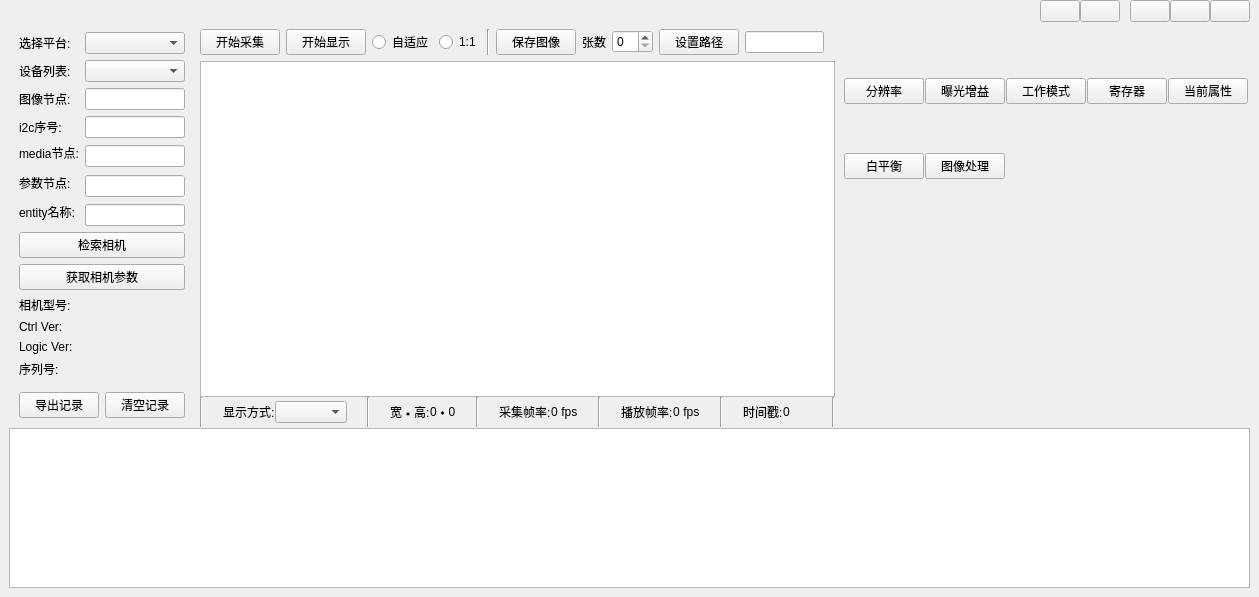
<?xml version="1.0" encoding="UTF-8"?>
<ui version="4.0">
 <class>MainWidget</class>
 <widget class="QWidget" name="MainWidget">
  <property name="geometry">
   <rect>
    <x>0</x>
    <y>0</y>
    <width>1259</width>
    <height>597</height>
   </rect>
  </property>
  <property name="windowTitle">
   <string>Widget</string>
  </property>
  <layout class="QVBoxLayout" name="verticalLayout_7">
   <property name="spacing">
    <number>0</number>
   </property>
   <property name="leftMargin">
    <number>0</number>
   </property>
   <property name="topMargin">
    <number>0</number>
   </property>
   <property name="rightMargin">
    <number>0</number>
   </property>
   <property name="bottomMargin">
    <number>0</number>
   </property>
   <item>
    <widget class="QWidget" name="widgetMain" native="true">
     <layout class="QVBoxLayout" name="verticalLayout_3">
      <property name="spacing">
       <number>0</number>
      </property>
      <property name="topMargin">
       <number>0</number>
      </property>
      <item>
       <widget class="QWidget" name="widgetTitle" native="true">
        <layout class="QHBoxLayout" name="horizontalLayout_10">
         <property name="spacing">
          <number>0</number>
         </property>
         <property name="leftMargin">
          <number>0</number>
         </property>
         <property name="topMargin">
          <number>0</number>
         </property>
         <property name="rightMargin">
          <number>0</number>
         </property>
         <property name="bottomMargin">
          <number>0</number>
         </property>
         <item>
          <widget class="QWidget" name="widget_3" native="true">
           <layout class="QHBoxLayout" name="horizontalLayout_13">
            <property name="spacing">
             <number>20</number>
            </property>
            <property name="leftMargin">
             <number>0</number>
            </property>
            <property name="topMargin">
             <number>2</number>
            </property>
            <property name="rightMargin">
             <number>0</number>
            </property>
            <property name="bottomMargin">
             <number>2</number>
            </property>
            <item>
             <widget class="QLabel" name="labelIcon">
              <property name="text">
               <string/>
              </property>
             </widget>
            </item>
            <item>
             <widget class="QLabel" name="labelTitle">
              <property name="text">
               <string/>
              </property>
             </widget>
            </item>
           </layout>
          </widget>
         </item>
         <item>
          <spacer name="horizontalSpacer_3">
           <property name="orientation">
            <enum>Qt::Horizontal</enum>
           </property>
           <property name="sizeHint" stdset="0">
            <size>
             <width>550</width>
             <height>20</height>
            </size>
           </property>
          </spacer>
         </item>
         <item>
          <widget class="QWidget" name="widget_2" native="true">
           <layout class="QHBoxLayout" name="horizontalLayout">
            <property name="spacing">
             <number>0</number>
            </property>
            <property name="leftMargin">
             <number>0</number>
            </property>
            <property name="topMargin">
             <number>0</number>
            </property>
            <property name="rightMargin">
             <number>10</number>
            </property>
            <property name="bottomMargin">
             <number>0</number>
            </property>
            <item>
             <widget class="QPushButton" name="pushButtonTrans">
              <property name="text">
               <string/>
              </property>
             </widget>
            </item>
            <item>
             <widget class="QPushButton" name="pushButtonHelp">
              <property name="text">
               <string/>
              </property>
             </widget>
            </item>
           </layout>
          </widget>
         </item>
         <item>
          <widget class="QPushButton" name="pushButtonMin">
           <property name="text">
            <string/>
           </property>
          </widget>
         </item>
         <item>
          <widget class="QPushButton" name="pushButtonMax">
           <property name="text">
            <string/>
           </property>
          </widget>
         </item>
         <item>
          <widget class="QPushButton" name="pushButtonClose">
           <property name="text">
            <string/>
           </property>
          </widget>
         </item>
        </layout>
       </widget>
      </item>
      <item>
       <widget class="QWidget" name="widgetBody" native="true">
        <layout class="QHBoxLayout" name="horizontalLayout_12">
         <property name="spacing">
          <number>6</number>
         </property>
         <property name="leftMargin">
          <number>1</number>
         </property>
         <property name="topMargin">
          <number>1</number>
         </property>
         <property name="rightMargin">
          <number>1</number>
         </property>
         <property name="bottomMargin">
          <number>1</number>
         </property>
         <item>
          <widget class="QWidget" name="widgetLeft" native="true">
           <property name="minimumSize">
            <size>
             <width>0</width>
             <height>0</height>
            </size>
           </property>
           <layout class="QVBoxLayout" name="verticalLayout">
            <item>
             <widget class="QWidget" name="widget_4" native="true">
              <layout class="QGridLayout" name="gridLayout_2">
               <property name="leftMargin">
                <number>0</number>
               </property>
               <property name="topMargin">
                <number>0</number>
               </property>
               <property name="rightMargin">
                <number>0</number>
               </property>
               <property name="bottomMargin">
                <number>0</number>
               </property>
               <item row="0" column="0">
                <widget class="QLabel" name="labelPlatform">
                 <property name="text">
                  <string>选择平台:</string>
                 </property>
                </widget>
               </item>
               <item row="1" column="0">
                <widget class="QLabel" name="labelDevList">
                 <property name="text">
                  <string>设备列表:</string>
                 </property>
                </widget>
               </item>
               <item row="2" column="0">
                <widget class="QLabel" name="labelVideo">
                 <property name="text">
                  <string>图像节点:</string>
                 </property>
                 <property name="alignment">
                  <set>Qt::AlignLeading|Qt::AlignLeft|Qt::AlignVCenter</set>
                 </property>
                </widget>
               </item>
               <item row="2" column="2">
                <widget class="QLineEdit" name="lineEditVideoNode"/>
               </item>
               <item row="3" column="0">
                <widget class="QLabel" name="labelI2cBus">
                 <property name="text">
                  <string>i2c序号:</string>
                 </property>
                 <property name="alignment">
                  <set>Qt::AlignLeading|Qt::AlignLeft|Qt::AlignVCenter</set>
                 </property>
                </widget>
               </item>
               <item row="3" column="2">
                <widget class="QLineEdit" name="lineEditI2cBus"/>
               </item>
               <item row="4" column="0" colspan="2">
                <widget class="QLabel" name="labelMediaNode">
                 <property name="text">
                  <string>media节点:</string>
                 </property>
                 <property name="alignment">
                  <set>Qt::AlignLeading|Qt::AlignLeft|Qt::AlignVCenter</set>
                 </property>
                </widget>
               </item>
               <item row="4" column="2" rowspan="2">
                <widget class="QLineEdit" name="lineEditMediaNode"/>
               </item>
               <item row="6" column="2" rowspan="2">
                <widget class="QLineEdit" name="lineEditSubNode"/>
               </item>
               <item row="7" column="0" rowspan="2" colspan="2">
                <widget class="QLabel" name="labelEntityName">
                 <property name="text">
                  <string>entity名称:</string>
                 </property>
                 <property name="alignment">
                  <set>Qt::AlignLeading|Qt::AlignLeft|Qt::AlignVCenter</set>
                 </property>
                </widget>
               </item>
               <item row="8" column="2">
                <widget class="QLineEdit" name="lineEditEntityName"/>
               </item>
               <item row="0" column="2">
                <widget class="QComboBox" name="comboBoxPlatform"/>
               </item>
               <item row="1" column="2">
                <widget class="QComboBox" name="comboBoxDev"/>
               </item>
               <item row="6" column="0">
                <widget class="QLabel" name="labelSubNode">
                 <property name="text">
                  <string>参数节点:</string>
                 </property>
                 <property name="alignment">
                  <set>Qt::AlignLeading|Qt::AlignLeft|Qt::AlignVCenter</set>
                 </property>
                </widget>
               </item>
              </layout>
             </widget>
            </item>
            <item>
             <layout class="QHBoxLayout" name="horizontalLayout_4">
              <item>
               <widget class="QPushButton" name="pushButtonSearchCamera">
                <property name="text">
                 <string>检索相机</string>
                </property>
               </widget>
              </item>
             </layout>
            </item>
            <item>
             <widget class="QPushButton" name="pushButtonGetCamParam">
              <property name="text">
               <string>获取相机参数</string>
              </property>
             </widget>
            </item>
            <item>
             <layout class="QHBoxLayout" name="horizontalLayout_6">
              <item>
               <widget class="QLabel" name="labelModel">
                <property name="text">
                 <string>相机型号:</string>
                </property>
               </widget>
              </item>
              <item>
               <widget class="QLabel" name="label_model">
                <property name="text">
                 <string/>
                </property>
               </widget>
              </item>
             </layout>
            </item>
            <item>
             <layout class="QHBoxLayout" name="horizontalLayout_28">
              <item>
               <widget class="QLabel" name="labelControlVersion">
                <property name="text">
                 <string>Ctrl Ver:</string>
                </property>
                <property name="alignment">
                 <set>Qt::AlignLeading|Qt::AlignLeft|Qt::AlignVCenter</set>
                </property>
               </widget>
              </item>
              <item>
               <widget class="QLabel" name="label_control_version">
                <property name="text">
                 <string/>
                </property>
               </widget>
              </item>
             </layout>
            </item>
            <item>
             <layout class="QHBoxLayout" name="horizontalLayout_30">
              <item>
               <widget class="QLabel" name="labelLogincVersion">
                <property name="text">
                 <string>Logic Ver:</string>
                </property>
                <property name="alignment">
                 <set>Qt::AlignLeading|Qt::AlignLeft|Qt::AlignVCenter</set>
                </property>
               </widget>
              </item>
              <item>
               <widget class="QLabel" name="label_logic_version">
                <property name="text">
                 <string/>
                </property>
               </widget>
              </item>
             </layout>
            </item>
            <item>
             <layout class="QHBoxLayout" name="horizontalLayout_29">
              <item>
               <widget class="QLabel" name="labelSerialNum">
                <property name="text">
                 <string>序列号:</string>
                </property>
                <property name="alignment">
                 <set>Qt::AlignLeading|Qt::AlignLeft|Qt::AlignVCenter</set>
                </property>
               </widget>
              </item>
              <item>
               <widget class="QLabel" name="label_serialno">
                <property name="text">
                 <string/>
                </property>
               </widget>
              </item>
             </layout>
            </item>
            <item>
             <spacer name="verticalSpacer">
              <property name="orientation">
               <enum>Qt::Vertical</enum>
              </property>
              <property name="sizeHint" stdset="0">
               <size>
                <width>20</width>
                <height>40</height>
               </size>
              </property>
             </spacer>
            </item>
            <item>
             <layout class="QHBoxLayout" name="horizontalLayout_16">
              <item>
               <widget class="QPushButton" name="pushButtonExportOptLog">
                <property name="text">
                 <string>导出记录</string>
                </property>
               </widget>
              </item>
              <item>
               <widget class="QPushButton" name="pushButtonCleanOptLog">
                <property name="text">
                 <string>清空记录</string>
                </property>
               </widget>
              </item>
             </layout>
            </item>
           </layout>
          </widget>
         </item>
         <item>
          <widget class="QWidget" name="widgetCenter" native="true">
           <layout class="QVBoxLayout" name="verticalLayout3">
            <property name="spacing">
             <number>6</number>
            </property>
            <property name="leftMargin">
             <number>0</number>
            </property>
            <property name="topMargin">
             <number>6</number>
            </property>
            <property name="rightMargin">
             <number>0</number>
            </property>
            <property name="bottomMargin">
             <number>0</number>
            </property>
            <item>
             <widget class="QWidget" name="widget" native="true">
              <layout class="QHBoxLayout" name="horizontalLayout_8">
               <property name="leftMargin">
                <number>0</number>
               </property>
               <property name="topMargin">
                <number>0</number>
               </property>
               <property name="rightMargin">
                <number>0</number>
               </property>
               <property name="bottomMargin">
                <number>0</number>
               </property>
               <item>
                <widget class="QPushButton" name="pushButtonCapture">
                 <property name="text">
                  <string>开始采集</string>
                 </property>
                </widget>
               </item>
               <item>
                <widget class="QPushButton" name="pushButtonShow">
                 <property name="text">
                  <string>开始显示</string>
                 </property>
                </widget>
               </item>
               <item>
                <widget class="QRadioButton" name="radioButton_adaptive">
                 <property name="text">
                  <string>自适应</string>
                 </property>
                </widget>
               </item>
               <item>
                <widget class="QRadioButton" name="radioButton_src">
                 <property name="text">
                  <string>1:1</string>
                 </property>
                </widget>
               </item>
               <item>
                <widget class="Line" name="line_1">
                 <property name="orientation">
                  <enum>Qt::Vertical</enum>
                 </property>
                </widget>
               </item>
               <item>
                <widget class="QPushButton" name="pushButtonSaveImg">
                 <property name="text">
                  <string>保存图像</string>
                 </property>
                </widget>
               </item>
               <item>
                <widget class="QLabel" name="label_2">
                 <property name="text">
                  <string>张数</string>
                 </property>
                </widget>
               </item>
               <item>
                <widget class="QSpinBox" name="spinBoxSaveCount"/>
               </item>
               <item>
                <widget class="QPushButton" name="pushButtonSavePath">
                 <property name="text">
                  <string>设置路径</string>
                 </property>
                </widget>
               </item>
               <item>
                <widget class="QLineEdit" name="lineEditSavePath"/>
               </item>
               <item>
                <spacer name="horizontalSpacer">
                 <property name="orientation">
                  <enum>Qt::Horizontal</enum>
                 </property>
                 <property name="sizeHint" stdset="0">
                  <size>
                   <width>40</width>
                   <height>20</height>
                  </size>
                 </property>
                </spacer>
               </item>
              </layout>
             </widget>
            </item>
            <item>
             <widget class="QWidget" name="widget_Img" native="true">
              <property name="minimumSize">
               <size>
                <width>300</width>
                <height>300</height>
               </size>
              </property>
              <layout class="QVBoxLayout" name="verticalLayout_2">
               <property name="spacing">
                <number>0</number>
               </property>
               <property name="leftMargin">
                <number>0</number>
               </property>
               <property name="topMargin">
                <number>0</number>
               </property>
               <property name="rightMargin">
                <number>0</number>
               </property>
               <property name="bottomMargin">
                <number>0</number>
               </property>
               <item>
                <widget class="QWidget" name="widgetGV" native="true">
                 <layout class="QVBoxLayout" name="verticalLayout_4">
                  <property name="spacing">
                   <number>0</number>
                  </property>
                  <property name="leftMargin">
                   <number>0</number>
                  </property>
                  <property name="topMargin">
                   <number>0</number>
                  </property>
                  <property name="rightMargin">
                   <number>0</number>
                  </property>
                  <property name="bottomMargin">
                   <number>0</number>
                  </property>
                  <item>
                   <widget class="QGraphicsView" name="graphicsView">
                    <property name="backgroundBrush">
                     <brush brushstyle="SolidPattern">
                      <color alpha="255">
                       <red>127</red>
                       <green>127</green>
                       <blue>127</blue>
                      </color>
                     </brush>
                    </property>
                   </widget>
                  </item>
                 </layout>
                </widget>
               </item>
               <item>
                <widget class="QWidget" name="widgetstatus" native="true">
                 <property name="minimumSize">
                  <size>
                   <width>0</width>
                   <height>30</height>
                  </size>
                 </property>
                 <property name="maximumSize">
                  <size>
                   <width>16777215</width>
                   <height>30</height>
                  </size>
                 </property>
                 <layout class="QHBoxLayout" name="horizontalLayout_15">
                  <property name="spacing">
                   <number>20</number>
                  </property>
                  <property name="leftMargin">
                   <number>0</number>
                  </property>
                  <property name="topMargin">
                   <number>0</number>
                  </property>
                  <property name="rightMargin">
                   <number>0</number>
                  </property>
                  <property name="bottomMargin">
                   <number>0</number>
                  </property>
                  <item>
                   <widget class="Line" name="line_2">
                    <property name="orientation">
                     <enum>Qt::Vertical</enum>
                    </property>
                   </widget>
                  </item>
                  <item>
                   <layout class="QHBoxLayout" name="horizontalLayout_7">
                    <property name="spacing">
                     <number>0</number>
                    </property>
                    <item>
                     <widget class="QLabel" name="label">
                      <property name="text">
                       <string>显示方式:</string>
                      </property>
                     </widget>
                    </item>
                    <item>
                     <widget class="QComboBox" name="comboBox_showFPS"/>
                    </item>
                   </layout>
                  </item>
                  <item>
                   <widget class="Line" name="line_7">
                    <property name="orientation">
                     <enum>Qt::Vertical</enum>
                    </property>
                   </widget>
                  </item>
                  <item>
                   <layout class="QHBoxLayout" name="horizontalLayout14">
                    <property name="spacing">
                     <number>0</number>
                    </property>
                    <item>
                     <widget class="QLabel" name="label7">
                      <property name="text">
                       <string>宽∗高:</string>
                      </property>
                     </widget>
                    </item>
                    <item>
                     <widget class="QLabel" name="labelRES">
                      <property name="text">
                       <string>0∗0</string>
                      </property>
                     </widget>
                    </item>
                   </layout>
                  </item>
                  <item>
                   <widget class="Line" name="line_3">
                    <property name="orientation">
                     <enum>Qt::Vertical</enum>
                    </property>
                   </widget>
                  </item>
                  <item>
                   <layout class="QHBoxLayout" name="horizontalLayout3">
                    <property name="spacing">
                     <number>0</number>
                    </property>
                    <item>
                     <widget class="QLabel" name="label2">
                      <property name="text">
                       <string>采集帧率:</string>
                      </property>
                     </widget>
                    </item>
                    <item>
                     <widget class="QLabel" name="labelCaptureFps">
                      <property name="text">
                       <string>0</string>
                      </property>
                     </widget>
                    </item>
                    <item>
                     <widget class="QLabel" name="label16">
                      <property name="text">
                       <string> fps</string>
                      </property>
                     </widget>
                    </item>
                   </layout>
                  </item>
                  <item>
                   <widget class="Line" name="line_4">
                    <property name="orientation">
                     <enum>Qt::Vertical</enum>
                    </property>
                   </widget>
                  </item>
                  <item>
                   <layout class="QHBoxLayout" name="horizontalLayout17">
                    <property name="spacing">
                     <number>0</number>
                    </property>
                    <item>
                     <widget class="QLabel" name="label3">
                      <property name="text">
                       <string>播放帧率:</string>
                      </property>
                     </widget>
                    </item>
                    <item>
                     <widget class="QLabel" name="label_showFps">
                      <property name="text">
                       <string>0</string>
                      </property>
                     </widget>
                    </item>
                    <item>
                     <widget class="QLabel" name="label17">
                      <property name="text">
                       <string> fps</string>
                      </property>
                     </widget>
                    </item>
                   </layout>
                  </item>
                  <item>
                   <widget class="Line" name="line_5">
                    <property name="orientation">
                     <enum>Qt::Vertical</enum>
                    </property>
                   </widget>
                  </item>
                  <item>
                   <layout class="QHBoxLayout" name="horizontalLayout17_2">
                    <property name="spacing">
                     <number>0</number>
                    </property>
                    <item>
                     <widget class="QLabel" name="label3_2">
                      <property name="text">
                       <string>时间戳:</string>
                      </property>
                     </widget>
                    </item>
                    <item>
                     <widget class="QLabel" name="labelTimestamp">
                      <property name="text">
                       <string>0</string>
                      </property>
                     </widget>
                    </item>
                   </layout>
                  </item>
                  <item>
                   <spacer name="horizontalSpacer3">
                    <property name="orientation">
                     <enum>Qt::Horizontal</enum>
                    </property>
                    <property name="sizeHint" stdset="0">
                     <size>
                      <width>1014</width>
                      <height>19</height>
                     </size>
                    </property>
                   </spacer>
                  </item>
                  <item>
                   <widget class="Line" name="line_6">
                    <property name="orientation">
                     <enum>Qt::Vertical</enum>
                    </property>
                   </widget>
                  </item>
                 </layout>
                </widget>
               </item>
              </layout>
             </widget>
            </item>
           </layout>
          </widget>
         </item>
         <item>
          <widget class="QWidget" name="widgetRight" native="true">
           <layout class="QVBoxLayout" name="verticalLayout_6">
            <property name="spacing">
             <number>0</number>
            </property>
            <property name="leftMargin">
             <number>2</number>
            </property>
            <property name="topMargin">
             <number>6</number>
            </property>
            <property name="rightMargin">
             <number>0</number>
            </property>
            <property name="bottomMargin">
             <number>0</number>
            </property>
            <item>
             <widget class="QWidget" name="widgetBtn" native="true">
              <property name="minimumSize">
               <size>
                <width>0</width>
                <height>0</height>
               </size>
              </property>
              <layout class="QGridLayout" name="gridLayout">
               <property name="leftMargin">
                <number>1</number>
               </property>
               <property name="topMargin">
                <number>1</number>
               </property>
               <property name="rightMargin">
                <number>1</number>
               </property>
               <property name="bottomMargin">
                <number>1</number>
               </property>
               <property name="spacing">
                <number>1</number>
               </property>
               <item row="0" column="5">
                <widget class="QPushButton" name="pushButtonTrigger">
                 <property name="text">
                  <string>工作模式</string>
                 </property>
                </widget>
               </item>
               <item row="0" column="1" colspan="2">
                <widget class="QPushButton" name="pushButtonExpAndGain">
                 <property name="text">
                  <string>曝光增益</string>
                 </property>
                </widget>
               </item>
               <item row="0" column="6">
                <widget class="QPushButton" name="pushButtonRegister">
                 <property name="text">
                  <string>寄存器</string>
                 </property>
                </widget>
               </item>
               <item row="1" column="0">
                <widget class="QPushButton" name="pushButtonWhiteBlance">
                 <property name="text">
                  <string>白平衡</string>
                 </property>
                </widget>
               </item>
               <item row="0" column="0">
                <widget class="QPushButton" name="pushButtonImgAttr">
                 <property name="text">
                  <string>分辨率</string>
                 </property>
                </widget>
               </item>
               <item row="0" column="7">
                <widget class="QPushButton" name="pushButtonCurAttr">
                 <property name="text">
                  <string>当前属性</string>
                 </property>
                </widget>
               </item>
               <item row="1" column="1" colspan="2">
                <widget class="QPushButton" name="pushButtonImgProc">
                 <property name="text">
                  <string>图像处理</string>
                 </property>
                </widget>
               </item>
              </layout>
             </widget>
            </item>
            <item>
             <widget class="QWidget" name="widgetFunction" native="true"/>
            </item>
           </layout>
          </widget>
         </item>
        </layout>
       </widget>
      </item>
      <item>
       <widget class="QWidget" name="widgetBottom" native="true">
        <layout class="QVBoxLayout" name="verticalLayout_8">
         <property name="spacing">
          <number>0</number>
         </property>
         <property name="leftMargin">
          <number>0</number>
         </property>
         <property name="topMargin">
          <number>0</number>
         </property>
         <property name="rightMargin">
          <number>0</number>
         </property>
         <property name="bottomMargin">
          <number>0</number>
         </property>
         <item>
          <widget class="QTableWidget" name="tableWidgetLog"/>
         </item>
        </layout>
       </widget>
      </item>
     </layout>
    </widget>
   </item>
  </layout>
 </widget>
 <resources/>
 <connections/>
</ui>
